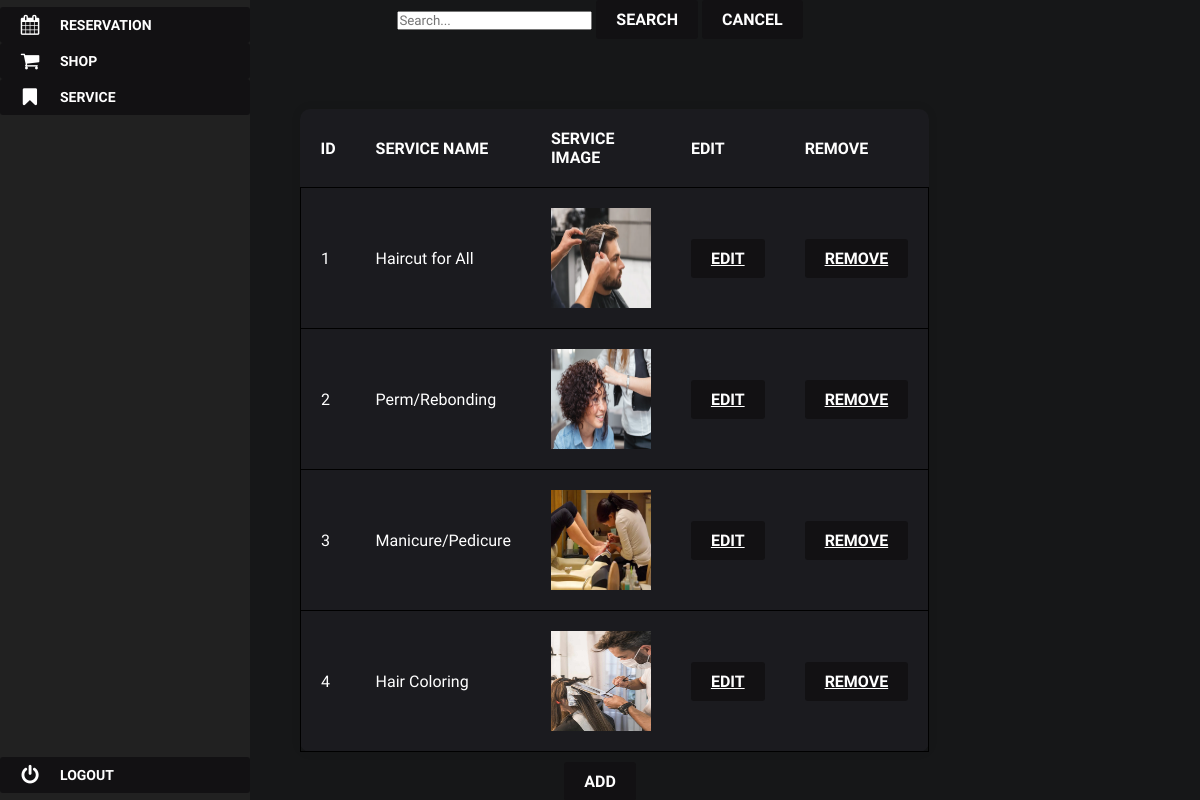
The page /Project/view/serviceManage.php on the database its author committed.
### tables this page shows
CREATE TABLE `service` (
  `ID` int(11) NOT NULL,
  `service_name` varchar(100) NOT NULL,
  `service_image` varchar(60) NOT NULL
);

### Project/core/dbConnectionManager.php (called while the page is built, shortened)
<?php
class DBConnectionManager{
    private $dbConnection;
    function __construct() {
        $this->username = "root";
        $this->password = "";
        $this->server = "localhost";
        $this->dbname = "salon";
        try {
            $this->dbConnection = new \PDO("mysql:host=$this->server;dbname=$this->dbname", $this->username, $this->password);
        } catch(\PDOException $e) {
            print "Error!: " . $e->getMessage() . "<br/>";
        }
    }
    function getConnection() {
        return $this->dbConnection;
    }
}
?>

### Project/model/service.php (called while the page is built, shortened)
<?php
require_once(dirname(__DIR__) . "/core/dbconnectionmanager.php");
class Service {
    private $dbConnection;
    function __construct() {
        $conManager = new Database\DBConnectionManager();
        $this->dbConnection = $conManager->getConnection();
    }
    function getAll(){
        $query = "select * from service";
        $statement = $this->dbConnection->prepare($query);
        $statement->execute();
        $result = $statement->fetchAll();
        return $result;
    }
}
?>

### Project/view/serviceManage.php (the view, shortened to what this page needs)
<head>
    <link rel="stylesheet" href="style/productDesign.css">
    <link rel="stylesheet" href="style/sidebar.css">
</head>
<div style="margin: 0 auto; width: 600;">
<div style="margin: 0 auto; width: 600;">
    <?php
    $service = new Service();
    if (isset($_GET['search'])) {
        $searchTerm = $_GET['search'];
        $services = $service->search($searchTerm);
    } else {
        $services = $service->getAll();
    }
    $searchForm = '<form method="get" id="search-form" style="text-align:center;">
                    <input type="text" name="search" placeholder="Search...">
                    <button type="submit">Search</button>
                    <button type="button" onclick="window.location.href=\'index.php?resource=service&action=manage\'">Cancel</button>
                </form>';
    $html = '';
    $html .= '<table style="border-collapse: collapse; width: 100%;">';
    $html .= '<tr>';
    $html .= '<th>ID</th>';
    $html .= '<th>Service Name</th>';
    $html .= '<th>Service Image</th>';
    $html .= '<th>Edit</th>';
    $html .= '<th>Remove</th>';
    $html .= '</tr>';
    foreach ($services as $e) {
        $html .= '<tr style="border: 1px solid black; padding: 10px; margin-bottom: 10px; position: relative;">';
        $html .= '<td>' . $e['ID'] . '</td>';
        $html .= '<td>' . $e['service_name'] . '</td>';
        $html .= '<td><img class="previewImage" src="img/serviceImages/' . $e['service_image'] . '"></td>';
        $html .= '<td><a href="?resource=service&action=edit&row=' . $e['ID'] . '">Edit</a></td>';
        $html .= '<td><a href="?resource=service&action=remove&row=' . $e['ID'] . '">Remove</a></td>';
        $html .= '</tr>';
    }
    $html .= '</table>';
    $html .= '<div style="text-align:center;margin-top:80px;">
                <button onclick="location.href=\'?resource=service&action=add\'">Add</button>
            </div>';
    echo $searchForm;
    echo '<div id="services-container">' . $html . '</div>';
    ?>
</div>
<nav class="main-menu">
    <ul>
        <li>
            <a href="?resource=reservation&action=create">
                <i class="fa fa-calendar fa-2x"></i>
            </a>
        </li>
        <li class="has-subnav">
            <a href="?resource=product&action=manage">
                <i class="fa fa-shopping-cart fa-2x"></i>
            </a>
        </li>
        <li class="has-subnav">
            <a href="?resource=service&action=manage">
                <i class="fa fa-bookmark fa-2x"></i>
            </a>
        </li>
    </ul>
    <ul class="logout">
        <li>
            <a href="?resource=home&action=view&status=logout">
                <i class="fa fa-power-off fa-2x"></i>
            </a>
        </li>
    </ul>
</nav>
</div>

### Project/style/productDesign.css (style rules this page uses)
* { padding: 0; margin: 0; box-sizing: border-box; font-family: "Quicksand"; }
table { top: 70px; position: relative; border-collapse: collapse; width: 100%; max-width: 800px; margin: 0 auto; background-color: #1b1b1f; box-shadow: 0 0 10px rgba(0, 0, 0, 0.1); border-radius: 10px; color: #fff; }
th, td { padding: 20px; text-align: left; font-size: 16px; }
th { text-transform: uppercase; font-weight: bold; }
a { background-color: #121113; color: #fff; border: none; padding: 10px 20px; border-radius: 3px; cursor: pointer; font-size: 16px; font-weight: bold; text-transform: uppercase; transition: 0.5s; }
button { background-color: #121113; color: #fff; border: none; padding: 10px 20px; border-radius: 3px; cursor: pointer; font-size: 16px; font-weight: bold; text-transform: uppercase; transition: 0.5s; margin: 0 auto; }
.previewImage { width: 100px; height: 100px; }

### Project/style/sidebar.css (style rules this page uses)
.fa-2x { font-size: 2em; }
.fa { position: relative; display: table-cell; width: 60px; height: 36px; text-align: center; vertical-align: middle; font-size: 20px; }
.main-menu { background: #212121; position: absolute; top: 0; bottom: 0; height: 100%; left: 0; width: 60px; overflow: hidden; -webkit-transition: width .05s linear; transition: width .05s linear; -webkit-transform: translateZ(0) scale(1, 1); z-index: 1000; }
.main-menu>ul { margin: 7px 0; }
.main-menu li { position: relative; display: block; width: 250px; }
.main-menu li>a { position: relative; display: table; border-collapse: collapse; border-spacing: 0; color: white; font-family: arial; font-size: 14px; text-decoration: none; -webkit-transform: translateZ(0) scale(1, 1); -webkit-transition: all .1s linear; transition: all .1s linear; }
nav { -webkit-user-select: none; -moz-user-select: none; -ms-user-select: none; -o-user-select: none; user-select: none; }
nav ul, nav li { outline: 0; margin: 0; padding: 0; }
.main-menu>ul.logout { position: absolute; left: 0; bottom: 0; }

### Project/view/serviceManage.php (style rules this page uses)
* { padding: 0; margin: 0; box-sizing: border-box; font-family: "Quicksand"; }

### rows shown on the page
service: ID "1", service_name "Haircut for All", service_image (picture)
service: ID "2", service_name "Perm/Rebonding", service_image (picture)
service: ID "3", service_name "Manicure/Pedicure", service_image (picture)
service: ID "4", service_name "Hair Coloring", service_image (picture)
